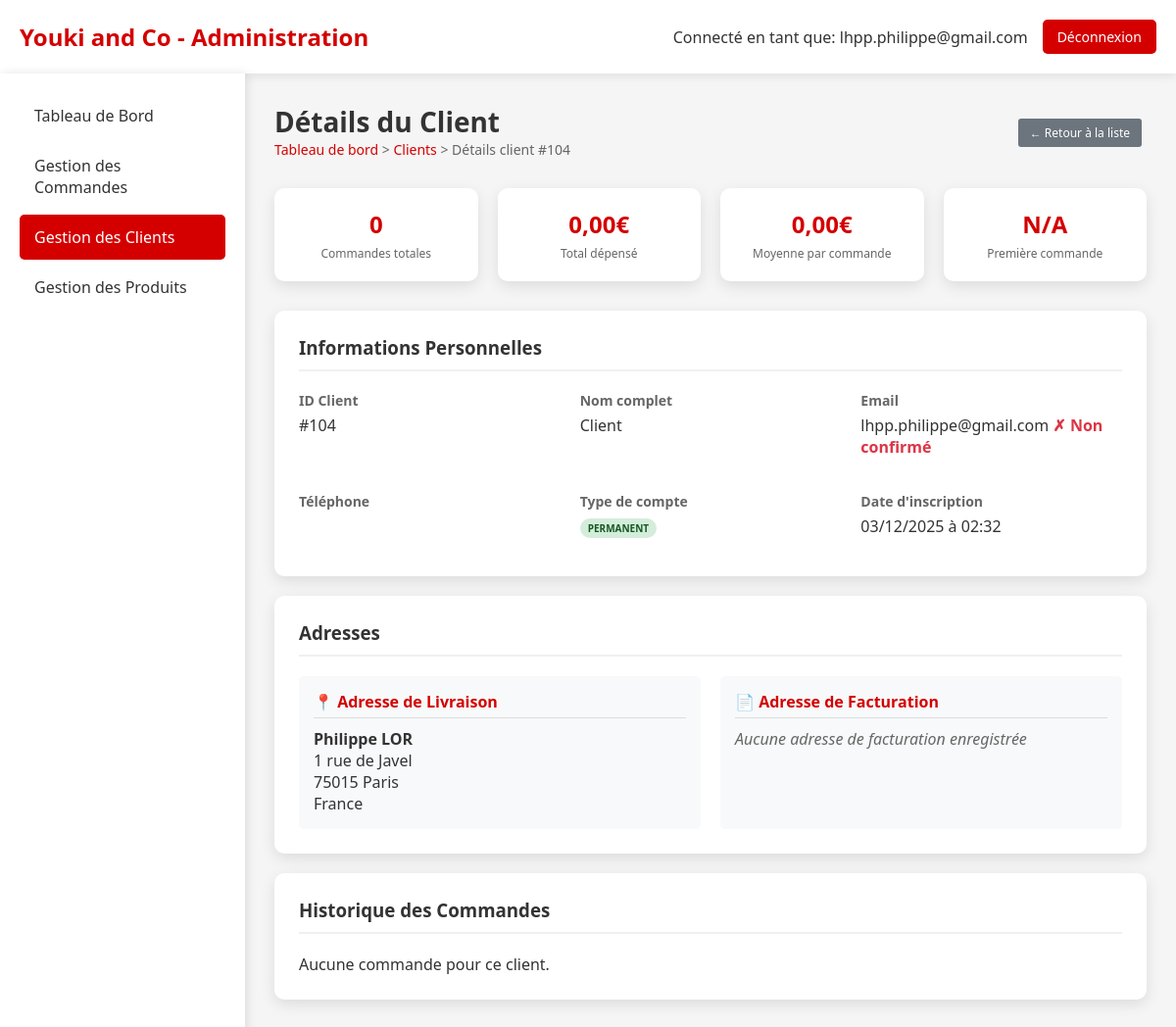
The page /admin_client_detail.php?id=104 (signed in) on the database its author committed.
### tables this page shows
CREATE TABLE `Client` (
  `idClient` bigint NOT NULL,
  `email` varchar(50) NOT NULL,
  `motDePasse` varchar(1000) DEFAULT NULL,
  `nom` varchar(50) DEFAULT NULL,
  `prenom` varchar(50) DEFAULT NULL,
  `telephone` varchar(20) DEFAULT NULL,
  `email_confirme` tinyint(1) DEFAULT '0',
  `token_confirmation` varchar(64) DEFAULT NULL,
  `token_expires` datetime DEFAULT NULL,
  `type` enum('temporaire','permanent') DEFAULT 'temporaire',
  `date_creation` datetime DEFAULT CURRENT_TIMESTAMP,
  `session_id` varchar(128) DEFAULT NULL
);

CREATE TABLE `Adresse` (
  `idAdresse` bigint NOT NULL,
  `idClient` bigint NOT NULL,
  `nom` varchar(50) NOT NULL,
  `prenom` varchar(50) NOT NULL,
  `adresse` varchar(50) NOT NULL,
  `codePostal` varchar(50) NOT NULL,
  `ville` varchar(50) NOT NULL,
  `pays` varchar(50) NOT NULL,
  `telephone` varchar(50) NOT NULL,
  `instructions` varchar(255) DEFAULT NULL,
  `societe` varchar(50) DEFAULT NULL,
  `type` varchar(20) DEFAULT 'livraison',
  `dateCreation` datetime DEFAULT CURRENT_TIMESTAMP
);

### admin_client_detail.php (the view, shortened to what this page needs)
<?php
require_once 'config.php';
$client_id = intval($_GET['id']);
try {
    $pdo = new PDO("mysql:host=$host;dbname=$dbname;charset=utf8", $username, $password);
    $pdo->setAttribute(PDO::ATTR_ERRMODE, PDO::ERRMODE_EXCEPTION);
    $stmt_client = $pdo->prepare("
        SELECT * FROM Client
        WHERE idClient = ?
    ");
    $stmt_client->execute([$client_id]);
    $client = $stmt_client->fetch(PDO::FETCH_ASSOC);
    $stmt_adresses = $pdo->prepare("
        SELECT * FROM Adresse
        WHERE idClient = ?
        ORDER BY type, dateCreation DESC
    ");
    $stmt_adresses->execute([$client_id]);
    $adresses = $stmt_adresses->fetchAll(PDO::FETCH_ASSOC);
    $adresse_livraison = null;
    $adresse_facturation = null;
    foreach ($adresses as $adresse) {
        if ($adresse['type'] == 'livraison') {
            $adresse_livraison = $adresse;
        } elseif ($adresse['type'] == 'facturation') {
            $adresse_facturation = $adresse;
        }
    }
    $stmt_commandes = $pdo->prepare("
        SELECT c.*, COUNT(lc.idLigneCommande) as nb_articles
        FROM Commande c
        LEFT JOIN LigneCommande lc ON c.idCommande = lc.idCommande
        WHERE c.idClient = ?
        GROUP BY c.idCommande
        ORDER BY c.dateCommande DESC
    ");
    $stmt_commandes->execute([$client_id]);
    $commandes = $stmt_commandes->fetchAll(PDO::FETCH_ASSOC);
    $stmt_stats = $pdo->prepare("
        SELECT
            COUNT(*) as total_commandes,
            SUM(montantTotal) as total_depense,
            AVG(montantTotal) as moyenne_commande,
            MIN(dateCommande) as premiere_commande,
            MAX(dateCommande) as derniere_commande
        FROM Commande
        WHERE idClient = ?
    ");
    $stmt_stats->execute([$client_id]);
    $stats = $stmt_stats->fetch(PDO::FETCH_ASSOC);
} catch (PDOException $e) {
    die("Erreur de base de données: " . $e->getMessage());
}
?>
<!DOCTYPE html>
<html lang="fr">
<head>
</head>
<body>
    <div class="header">
        <div class="logo">
            <h1>Youki and Co - Administration</h1>
        </div>
        <div class="admin-info">
            <span>Connecté en tant que: <?= htmlspecialchars($_SESSION['admin_email']) ?></span>
            <a href="admin_dashboard.php?logout=1" class="btn-logout">Déconnexion</a>
        </div>
    </div>
    <div class="container">
        <div class="sidebar">
            <a href="admin_dashboard.php" class="nav-item">Tableau de Bord</a>
            <a href="admin_commandes.php" class="nav-item">Gestion des Commandes</a>
            <a href="admin_clients.php" class="nav-item active">Gestion des Clients</a>
            <a href="admin_produits.php" class="nav-item">Gestion des Produits</a>
        </div>
        <div class="main-content">
            <div class="page-header">
                <div class="page-title">
                    <h2>Détails du Client</h2>
                    <div class="breadcrumb">
                        <a href="admin_dashboard.php">Tableau de bord</a> &gt;
                        <a href="admin_clients.php">Clients</a> &gt;
                        Détails client #<?= $client_id ?>
                    </div>
                </div>
                <div>
                    <a href="admin_clients.php" class="btn-secondary">← Retour à la liste</a>
                </div>
            </div>
            <div class="stats-grid">
                <div class="stat-card">
                    <div class="stat-number"><?= $stats['total_commandes'] ?? 0 ?></div>
                    <div class="stat-label">Commandes totales</div>
                </div>
                <div class="stat-card">
                    <div class="stat-number"><?= number_format($stats['total_depense'] ?? 0, 2, ',', ' ') ?>€</div>
                    <div class="stat-label">Total dépensé</div>
                </div>
                <div class="stat-card">
                    <div class="stat-number"><?= number_format($stats['moyenne_commande'] ?? 0, 2, ',', ' ') ?>€</div>
                    <div class="stat-label">Moyenne par commande</div>
                </div>
                <div class="stat-card">
                    <div class="stat-number">
                        <?= $stats['premiere_commande'] ? date('d/m/Y', strtotime($stats['premiere_commande'])) : 'N/A' ?>
                    </div>
                    <div class="stat-label">Première commande</div>
                </div>
            </div>
            <div class="section">
                <h3>Informations Personnelles</h3>
                <div class="info-grid">
                    <div class="info-group">
                        <div class="info-label">ID Client</div>
                        <div class="info-value">#<?= $client_id ?></div>
                    </div>
                    <div class="info-group">
                        <div class="info-label">Nom complet</div>
                        <div class="info-value"><?= htmlspecialchars($client['prenom'] . ' ' . $client['nom']) ?></div>
                    </div>
                    <div class="info-group">
                        <div class="info-label">Email</div>
                        <div class="info-value">
                            <?= htmlspecialchars($client['email']) ?>
                            <?php if ($client['email_confirme'] == 1): ?>
                                <span class="email-confirmed">✓ Confirmé</span>
                            <?php else: ?>
                                <span class="email-pending">✗ Non confirmé</span>
                            <?php endif; ?>
                        </div>
                    </div>
                    <div class="info-group">
                        <div class="info-label">Téléphone</div>
                    </div>
                    <div class="info-group">
                        <div class="info-label">Type de compte</div>
                        <div class="info-value">
                            <span class="type-badge type-<?= $client['type'] ?? 'temporaire' ?>">
                                <?= $client['type'] ?? 'temporaire' ?>
                            </span>
                        </div>
                    </div>
                    <div class="info-group">
                        <div class="info-label">Date d'inscription</div>
                        <div class="info-value"><?= date('d/m/Y à H:i', strtotime($client['date_creation'])) ?></div>
                    </div>
                </div>
            </div>
<div class="section">
    <h3>Adresses</h3>
    <?php if (count($adresses) > 0): ?>
        <?php
        $has_livraison = !is_null($adresse_livraison);
        $has_facturation = !is_null($adresse_facturation);
        ?>
        <div class="addresses-comparison">
            <div class="address-column">
                <div class="address-title">
                    📍 Adresse de Livraison
                </div>
                <?php if ($has_livraison): ?>
                    <div class="info-value">
                        <strong><?= htmlspecialchars($adresse_livraison['prenom'] . ' ' . $adresse_livraison['nom']) ?></strong><br>
                        <?= htmlspecialchars($adresse_livraison['adresse']) ?><br>
                        <?= htmlspecialchars($adresse_livraison['codePostal'] . ' ' . $adresse_livraison['ville']) ?><br>
                        <?= htmlspecialchars($adresse_livraison['pays']) ?><br>
                    </div>
                <?php else: ?>
                    <p style="color: #666; font-style: italic;">Aucune adresse de livraison enregistrée</p>
                <?php endif; ?>
            </div>
            <div class="address-column">
                <div class="address-title">
                    📄 Adresse de Facturation
                </div>
                <?php if ($has_facturation): ?>
                    <div class="info-value">
                        <strong><?= htmlspecialchars($adresse_facturation['prenom'] . ' ' . $adresse_facturation['nom']) ?></strong><br>
                        <?= htmlspecialchars($adresse_facturation['adresse']) ?><br>
                        <?= htmlspecialchars($adresse_facturation['codePostal'] . ' ' . $adresse_facturation['ville']) ?><br>
                        <?= htmlspecialchars($adresse_facturation['pays']) ?><br>
                        <?= htmlspecialchars($adresse_facturation['telephone']) ?>
                        <?php if (!empty($adresse_facturation['societe'])): ?>
                            <br>Société: <?= htmlspecialchars($adresse_facturation['societe']) ?>
                        <?php endif; ?>
                    </div>
                <?php else: ?>
                    <p style="color: #666; font-style: italic;">Aucune adresse de facturation enregistrée</p>
                <?php endif; ?>
            </div>
        </div>
    <?php else: ?>
        <p>Aucune adresse enregistrée pour ce client.</p>
    <?php endif; ?>
</div>
            <div class="section">
                <h3>Historique des Commandes</h3>
                <?php if (count($commandes) > 0): ?>
                    <table>
                        <thead>
                            <tr>
                                <th>ID Commande</th>
                                <th>Date</th>
                                <th>Articles</th>
                                <th>Montant</th>
                                <th>Statut</th>
                                <th>Actions</th>
                            </tr>
                        </thead>
                        <tbody>
                            <?php foreach ($commandes as $commande): ?>
                            <tr>
                                <td>#<?= $commande['idCommande'] ?></td>
                                <td><?= date('d/m/Y H:i', strtotime($commande['dateCommande'])) ?></td>
                                <td><?= $commande['nb_articles'] ?> article(s)</td>
                                <td><?= number_format($commande['montantTotal'], 2, ',', ' ') ?>€</td>
                                <td>
                                    <span class="status-badge status-<?= $commande['statut'] ?>">
                                        <?= $commande['statut'] ?>
                                    </span>
                                </td>
                                <td>
                                    <a href="admin_commande_detail.php?id=<?= $commande['idCommande'] ?>" class="btn-action">Voir</a>
                                </td>
                            </tr>
                            <?php endforeach; ?>
                        </tbody>
                    </table>
                <?php else: ?>
                    <p>Aucune commande pour ce client.</p>
                <?php endif; ?>
            </div>
        </div>
    </div>
</body>
</html>

### admin_client_detail.php (style rules this page uses)
* { margin: 0; padding: 0; box-sizing: border-box; }
body { font-family: 'Segoe UI', Tahoma, Geneva, Verdana, sans-serif; background: #f5f5f5; color: #333; }
.header { background: white; padding: 20px; box-shadow: 0 2px 10px rgba(0,0,0,0.1); display: flex; justify-content: space-between; align-items: center; }
.logo h1 { color: #d40000; font-size: 24px; }
.admin-info { display: flex; align-items: center; gap: 15px; }
.btn-logout { background: #d40000; color: white; padding: 8px 15px; text-decoration: none; border-radius: 5px; font-size: 14px; }
.container { display: flex; min-height: calc(100vh - 80px); }
.sidebar { width: 250px; background: white; padding: 20px; box-shadow: 2px 0 10px rgba(0,0,0,0.1); }
.nav-item { display: block; padding: 12px 15px; color: #333; text-decoration: none; border-radius: 5px; margin-bottom: 5px; transition: background 0.3s; }
.nav-item:hover, .nav-item.active { background: #d40000; color: white; }
.main-content { flex: 1; padding: 30px; }
.page-header { display: flex; justify-content: space-between; align-items: center; margin-bottom: 30px; }
.page-title h2 { color: #333; font-size: 28px; }
.breadcrumb { color: #666; font-size: 14px; }
.breadcrumb a { color: #d40000; text-decoration: none; }
.stats-grid { display: grid; grid-template-columns: repeat(auto-fit, minmax(200px, 1fr)); gap: 20px; margin-bottom: 30px; }
.stat-card { background: white; padding: 20px; border-radius: 10px; box-shadow: 0 5px 15px rgba(0,0,0,0.1); text-align: center; }
.stat-number { font-size: 24px; font-weight: bold; color: #d40000; margin-bottom: 5px; }
.stat-label { color: #666; font-size: 12px; }
.section { background: white; padding: 25px; border-radius: 10px; box-shadow: 0 5px 15px rgba(0,0,0,0.1); margin-bottom: 20px; }
.section h3 { margin-bottom: 20px; color: #333; border-bottom: 2px solid #f0f0f0; padding-bottom: 10px; }
.info-grid { display: grid; grid-template-columns: repeat(auto-fit, minmax(250px, 1fr)); gap: 20px; }
.info-group { margin-bottom: 15px; }
.info-label { font-weight: bold; color: #666; font-size: 14px; margin-bottom: 5px; }
.info-value { color: #333; font-size: 16px; }
.btn-secondary { padding: 6px 12px; background: #6c757d; color: white; text-decoration: none; border-radius: 3px; font-size: 12px; margin-right: 5px; }
.type-badge { padding: 3px 8px; border-radius: 10px; font-size: 10px; font-weight: bold; text-transform: uppercase; }
.type-permanent { background: #d4edda; color: #155724; }
.email-pending { color: #dc3545; font-weight: bold; }
.addresses-comparison { display: grid; grid-template-columns: 1fr 1fr; gap: 20px; margin-top: 20px; }
.address-column { background: #f8f9fa; padding: 15px; border-radius: 5px; }
.address-title { font-weight: bold; color: #d40000; margin-bottom: 10px; padding-bottom: 5px; border-bottom: 1px solid #ddd; }

### rows shown on the page
client: prenom+nom "Client", email "lhpp.philippe@gmail.com", type "PERMANENT", date_creation "03/12/2025 à 02:32"
adresse: prenom+nom "Philippe LOR", adresse "1 rue de Javel", codePostal+ville "75015 Paris", pays "France"

### other values the page prints
$_SESSION['admin_email'] "lhpp.philippe@gmail.com"
$client_id "104"
$stats['total_commandes'] "0"
$stats['total_depense'] "0,00"
$stats['moyenne_commande'] "0,00"
